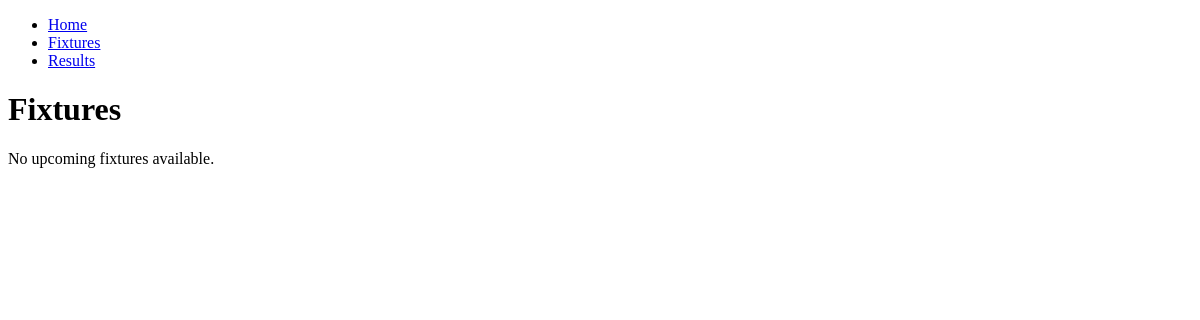
The page /fixtures/ on the database as committed earlier.
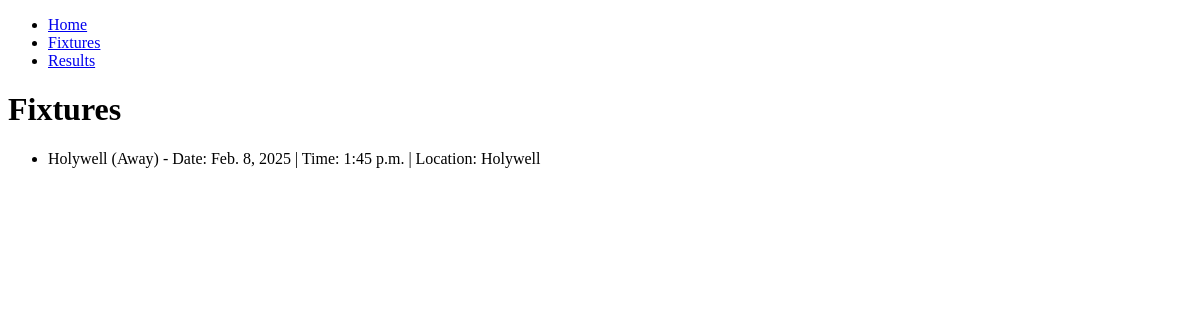
The same page on the database as committed later.
### team/models.py (models this page shows, shortened)
class Fixture(models.Model):
    HOME_OR_AWAY = [
        ('H', 'Home'),
        ('A', 'Away'),
    ]
    opponent = models.ForeignKey("Team", on_delete=models.SET_NULL, null=True, blank=True)
    date = models.DateField()
    time = models.TimeField()
    location = models.CharField(max_length=100)
    home_or_away = models.CharField(max_length=1, choices=HOME_OR_AWAY)
    goals_for = models.PositiveIntegerField(null=True, blank=True)
    goals_against = models.PositiveIntegerField(null=True, blank=True)
    match_completed = models.BooleanField(default=False)
    def __str__(self):
        return f"{self.opponent.name if self.opponent else 'Unknown Team'} - {self.date} ({'Home' if self.home_or_away == 'H' else 'Away'})"

class Team(models.Model):
    name = models.CharField(max_length=100, default="CPD Yr Wyddgrug")
    manager = models.CharField(max_length=100)
    home_ground = models.CharField(max_length=100)
    founded_year = models.PositiveIntegerField()
    logo = models.ImageField(upload_to='team_logos/', blank=True, null=True)
    games_played = models.PositiveIntegerField(default=0)
    wins = models.PositiveIntegerField(default=0)
    draws = models.PositiveIntegerField(default=0)
    losses = models.PositiveIntegerField(default=0)
    goals_for = models.PositiveIntegerField(default=0)
    goals_against = models.PositiveIntegerField(default=0)
    points = models.PositiveIntegerField(default=0)

### team/views.py (the view)
# urls.py: path('fixtures/', fixtures_view, name='fixtures'),
def fixtures_view(request):
    upcoming_fixtures = Fixture.objects.filter(match_completed=False).order_by('date', 'time')
    print("upcoming fixtures:", upcoming_fixtures)
    context = {
        "upcoming_fixtures": upcoming_fixtures
    }
    return render(request, "team/fixtures.html", context)

### team/templates/team/fixtures.html
{% extends "team/base.html" %}
{% block content %}
<header>
  <h1>Fixtures</h1>
</header>
<section>
  {% if upcoming_fixtures %}
  <ul>
    {% for fixture in upcoming_fixtures %}
    <li>
      {{ fixture.opponent.name }}
      {% if fixture.home_or_away == "H" %} (Home) {% else %} (Away) {% endif %}
      - Date: {{ fixture.date }} | Time: {{ fixture.time }} | Location: {{ fixture.location }}
    </li>
    {% endfor %}
  </ul>
  {% else %}
  <p>No upcoming fixtures available.</p>
  {% endif %}
</section>
{% endblock %}

Rows that differ between the two databases and show on the page:
added Fixture: opponent.name "Holywell", home_or_away "(Away)", date "Feb. 8, 2025", time "1:45 p.m.", location "Holywell"
Other text that changed with them:
text no longer shown: "No upcoming fixtures available."
